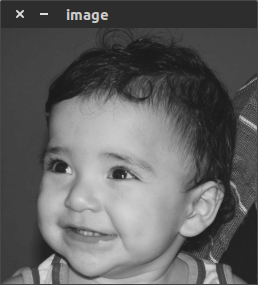
//> input picture aula1 TESTE OpenCV/biel.png, 258 x 285 px
$ ./cannypoints '../../aula1 TESTE OpenCV/biel.png'   (built with g++ and OpenCV 4)
//> lines starting //> are read from the running program, lines starting //| are printed output that depends on the picture; after the words box and inside, x2 and y2 are one past the last pixel; in counts of white or black regions, pixels touching at a corner belong together
//Alunos: Gustavo Arildo Felix e Ronaldo Carvalho, Topicos 2 de informatica, atividade 8 parte unica

//O codigo é uma combinação dos codigos de exemplo canny.cpp e pontilhismo.cpp
//ele usa pontilhismo.cpp para gerar a imagem pontilhista com raio 3
//ele usa canny.cpp para produzir as bordas
//com essas bordas ele faz o pontilhismo com raio 1 tornando a borda suave

#include <iostream>
#include "opencv2/opencv.hpp"

#include <fstream>
#include <iomanip>
#include <vector>
#include <algorithm>
#include <numeric>
#include <ctime>
#include <cstdlib>

using namespace std;
using namespace cv;

#define STEP   5
#define JITTER 3
#define RAIO   3

int top_slider = 10;
int top_slider_max = 200;

char TrackbarName[50];

Mat image, border;
Mat  frame, points;

void on_trackbar_canny(int, void *) {
  Canny(image, border, top_slider, 3 * top_slider);
  imshow("canny", border);
}

int main(int argc, char **argv) {
  int width, height, gray;

  vector<int> yrange;
  vector<int> xrange;

  int x, y;

  image = imread(argv[1], CV_LOAD_IMAGE_GRAYSCALE);
//> image: 285 rows x 258 cols, CV_8UC1; min 26, max 220, mean 95.8

   srand(time(0));

    if (!image.data) {
	cout << "Erro ao abrir o arquivo" << argv[1] << endl;
    cout << argv[0] << " imagem.jpg";
    exit(0);
  }

  width = image.size().width;
//> width = 258
  height = image.size().height;
//> height = 285

  sprintf(TrackbarName, "Threshold inferior", top_slider_max);

  namedWindow("canny", 1);
  createTrackbar(TrackbarName, "canny",
                &top_slider,
                top_slider_max,
                on_trackbar_canny);

  on_trackbar_canny(top_slider, 0);
//> in on_trackbar_canny, `Canny(image, border, top_slider, 3 * top_slider);`:
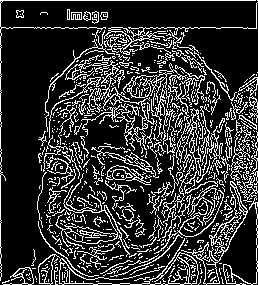
//> border: 285 rows x 258 cols, CV_8UC1; 20.2% white in thin lines or dots

  xrange.resize(height / STEP);
//> xrange = 57 values from 0 to 0
  yrange.resize(width / STEP);
//> yrange = 51 values from 0 to 0

  iota(xrange.begin(), xrange.end(), 0);
//> xrange = 57 values from 0 to 56
  iota(yrange.begin(), yrange.end(), 0);
//> yrange = 51 values from 0 to 50

  for (uint i = 0; i < xrange.size(); i++) {
    xrange[i] = xrange[i] * STEP + STEP / 2;
  }

  for (uint i = 0; i < yrange.size(); i++) {
    yrange[i] = yrange[i] * STEP + STEP / 2;
  }

  points = Mat(height, width, CV_8U, Scalar(255));

  random_shuffle(xrange.begin(), xrange.end());

  for (auto i : xrange) {
    random_shuffle(yrange.begin(), yrange.end());
    for (auto j : yrange) {
      x = i + rand() % (2 * JITTER) - JITTER + 1;
      y = j + rand() % (2 * JITTER) - JITTER + 1;
      gray = image.at<uchar>(x, y);
      circle(points,
             cv::Point(y, x),
             RAIO,
             CV_RGB(gray, gray, gray),
             -1,
             CV_AA);
    }
  }
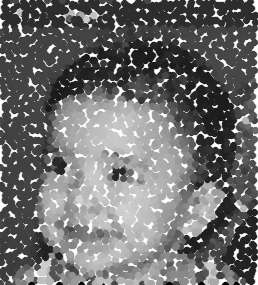
//> points: 285 rows x 258 cols, CV_8UC1; min 0, max 255, mean 112.1


///*
//nesse trecho que o codigo ja fez o pontilhismo e ja tem a borda
//somente por onde passa a borda que recebe o pontilhismo
//com o raio 1, 3-2=1 , com circulos com raio menor as bordas da
//imagem são suavizadas
for (auto i : xrange) {
    //random_shuffle(yrange.begin(), yrange.end());
    for (auto j : yrange) {
      x = i + rand() % (2 * JITTER) - JITTER + 1;
      y = j + rand() % (2 * JITTER) - JITTER + 1;
      gray = image.at<uchar>(x, y);
      if(border.at<uchar>(x,y)==255){
      circle(points,
             cv::Point(y, x),
             RAIO-2,
             CV_RGB(gray, gray, gray),
             -1,
             CV_AA);
      }
    }
  }
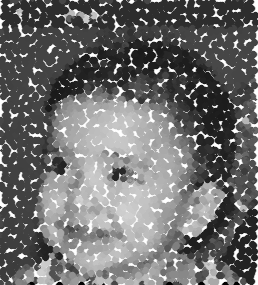
//> points: 285 rows x 258 cols, CV_8UC1; 6.62% of pixels changed, all inside (x1, y1, x2, y2) = (0, 0, 258, 285)

//*/


  waitKey();
  imwrite("cannyborders.png", border);
  imwrite("pontos.jpg", points);
  return 0;
}
